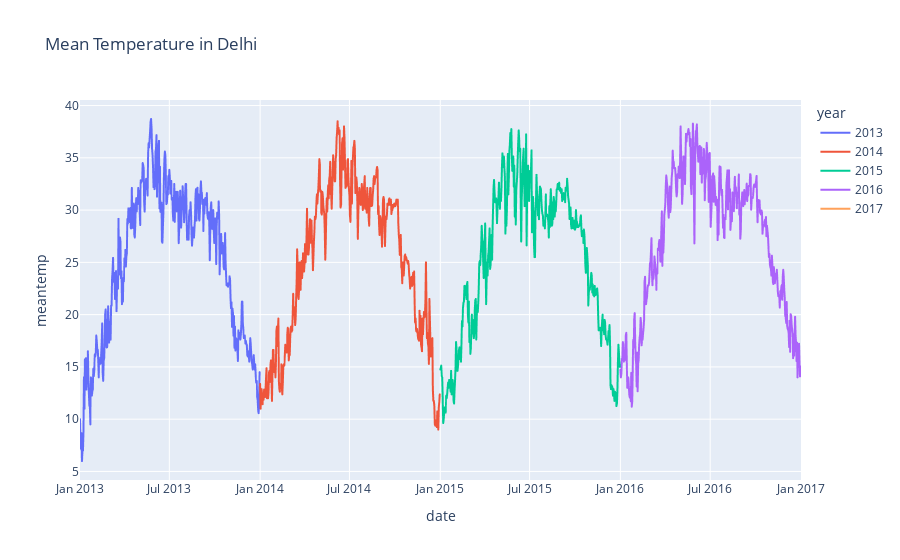

The notebook cell saved with this chart:
### Code cell
fig = px.line(df, x=df.index, y='meantemp', title='Mean Temperature in Delhi', color='year')
fig.show()

### Figure 1 — Plotly figure (JSON) as saved in the notebook; plotly's stock layout.template omitted (floating-point values rounded to 4 significant figures; data arrays with more than 128 entries replaced by an {"elided": "..."} marker saying what was removed)
{"data": [{"hovertemplate": "year=2013<br>date=%{x}<br>meantemp=%{y}<extra></extra>", "legendgroup": "2013", "line": {"color": "#636efa", "dash": "solid"}, "marker": {"symbol": "circle"}, "mode": "lines", "name": "2013", "showlegend": true, "type": "scattergl", "x": {"elided": "365 str values"}, "xaxis": "x", "y": {"elided": "365 float values"}, "yaxis": "y"}, {"hovertemplate": "year=2014<br>date=%{x}<br>meantemp=%{y}<extra></extra>", "legendgroup": "2014", "line": {"color": "#EF553B", "dash": "solid"}, "marker": {"symbol": "circle"}, "mode": "lines", "name": "2014", "showlegend": true, "type": "scattergl", "x": {"elided": "365 str values"}, "xaxis": "x", "y": {"elided": "365 float values"}, "yaxis": "y"}, {"hovertemplate": "year=2015<br>date=%{x}<br>meantemp=%{y}<extra></extra>", "legendgroup": "2015", "line": {"color": "#00cc96", "dash": "solid"}, "marker": {"symbol": "circle"}, "mode": "lines", "name": "2015", "showlegend": true, "type": "scattergl", "x": {"elided": "365 str values"}, "xaxis": "x", "y": {"elided": "365 float values"}, "yaxis": "y"}, {"hovertemplate": "year=2016<br>date=%{x}<br>meantemp=%{y}<extra></extra>", "legendgroup": "2016", "line": {"color": "#ab63fa", "dash": "solid"}, "marker": {"symbol": "circle"}, "mode": "lines", "name": "2016", "showlegend": true, "type": "scattergl", "x": {"elided": "366 str values"}, "xaxis": "x", "y": {"elided": "366 float values"}, "yaxis": "y"}, {"hovertemplate": "year=2017<br>date=%{x}<br>meantemp=%{y}<extra></extra>", "legendgroup": "2017", "line": {"color": "#FFA15A", "dash": "solid"}, "marker": {"symbol": "circle"}, "mode": "lines", "name": "2017", "showlegend": true, "type": "scattergl", "x": ["2017-01-01T00:00:00"], "xaxis": "x", "y": [10], "yaxis": "y"}], "layout": {"legend": {"title": {"text": "year"}, "tracegroupgap": 0}, "title": {"text": "Mean Temperature in Delhi"}, "xaxis": {"anchor": "y", "domain": [0, 1], "title": {"text": "date"}}, "yaxis": {"anchor": "x", "domain": [0, 1], "title": {"text": "meantemp"}}}}
